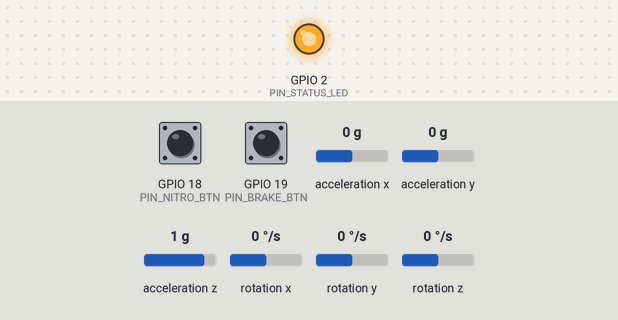
Bench run of a sketch on a simulated ESP32. Shown: output pins drawn as LEDs (lit = HIGH). Wiring (inferred from the names in the program): MPU-6050 motion sensor at I2C address 0x68. The inputs (shaded band) are chosen by the test bench; at power-on: GPIO 18 (PIN_NITRO_BTN) HIGH, GPIO 19 (PIN_BRAKE_BTN) HIGH, acceleration x 0 g, acceleration y 0 g, acceleration z 1 g, rotation x 0 °/s, rotation y 0 °/s, rotation z 0 °/s. What the sketch prints to the serial monitor is not drawn.

Above: at 0.4 s.
At 1.3 s:
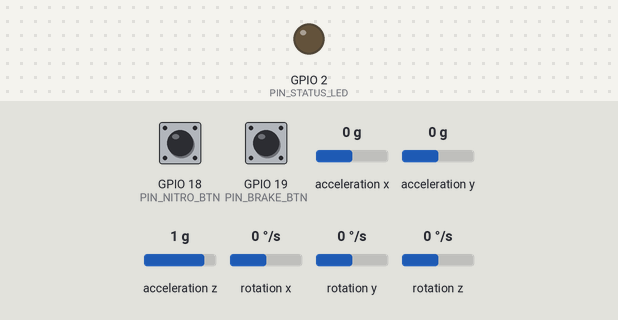
Timing chart, 0 to 2.8 s (numbered marks = the images above):
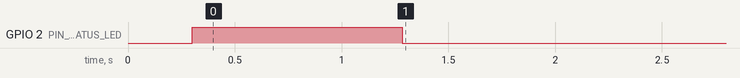

The sketch:

steering_controller.ino
```cpp
/*
  =============================================================================
  🏎️ ESP32 + MPU6050 Motion Steering Controller for Highway Car Dodger
  =============================================================================
  Streams real-time steering tilt angle and button inputs over USB Serial (115200 baud).

  Hardware Wiring:
    - MPU6050 VCC -> ESP32 3.3V (or 5V if 5V tolerant board)
    - MPU6050 GND -> ESP32 GND
    - MPU6050 SCL -> ESP32 GPIO 22 (I2C Clock)
    - MPU6050 SDA -> ESP32 GPIO 21 (I2C Data)
    - Button 1 (Nitro / Boost) -> ESP32 GPIO 18 & GND (Internal pull-up)
    - Button 2 (Brake / POV Toggle) -> ESP32 GPIO 19 & GND (Internal pull-up)
      (Hold Button 2 for > 1.5s to recalibrate steering center)

  Telemetry Protocol:
    DATA,<steer_angle_deg>,<nitro_state>,<brake_state>,<recal_event>
    Example: "DATA,-14.25,0,0,0" (tilted 14.25 degrees left)
  =============================================================================
*/

#include <Wire.h>

#define I2C_SDA 21
#define I2C_SCL 22
#define MPU6050_ADDR 0x68

#define PIN_NITRO_BTN 18     // Button 1 (Nitro Boost)
#define PIN_BRAKE_BTN 19     // Button 2 (Brake / Camera POV Toggle 'V')
#define PIN_STATUS_LED 2     // Onboard Blue Status LED

float steerAngle = 0.0f;
float gyroOffsetX = 0.0f;
float gyroOffsetY = 0.0f;
float gyroOffsetZ = 0.0f;
float accelOffsetAngle = 0.0f;

unsigned long prevTimeMicros = 0;
unsigned long lastTelemetryMs = 0;
const int TELEMETRY_INTERVAL_MS = 10; // 100 Hz output rate

unsigned long brakePressStart = 0;
bool recalibrating = false;

void writeMPU(uint8_t reg, uint8_t data) {
  Wire.beginTransmission(MPU6050_ADDR);
  Wire.write(reg);
  Wire.write(data);
  Wire.endTransmission(true);
}

void readMPURaw(int16_t &ax, int16_t &ay, int16_t &az, int16_t &gx, int16_t &gy, int16_t &gz) {
  Wire.beginTransmission(MPU6050_ADDR);
  Wire.write(0x3B);
  Wire.endTransmission(false);
  Wire.requestFrom((uint8_t)MPU6050_ADDR, (uint8_t)14, (uint8_t)true);

  if (Wire.available() >= 14) {
    ax = (Wire.read() << 8) | Wire.read();
    ay = (Wire.read() << 8) | Wire.read();
    az = (Wire.read() << 8) | Wire.read();
    Wire.read(); Wire.read(); // Skip temperature bytes
    gx = (Wire.read() << 8) | Wire.read();
    gy = (Wire.read() << 8) | Wire.read();
    gz = (Wire.read() << 8) | Wire.read();
  }
}

void calibrateSensors() {
  digitalWrite(PIN_STATUS_LED, HIGH);
  Serial.println("STATUS:CALIBRATING_DO_NOT_MOVE");

  long sumGx = 0, sumGy = 0, sumGz = 0;
  long sumAx = 0, sumAy = 0, sumAz = 0;
  const int samples = 150;

  for (int i = 0; i < samples; i++) {
    int16_t ax, ay, az, gx, gy, gz;
    readMPURaw(ax, ay, az, gx, gy, gz);
    sumGx += gx;
    sumGy += gy;
    sumGz += gz;
    sumAx += ax;
    sumAy += ay;
    sumAz += az;
    delay(5);
  }

  gyroOffsetX = (float)sumGx / samples;
  gyroOffsetY = (float)sumGy / samples;
  gyroOffsetZ = (float)sumGz / samples;

  float avgAy = (float)sumAy / samples;
  float avgAz = (float)sumAz / samples;
  accelOffsetAngle = atan2(avgAy, avgAz) * (180.0f / PI);
  steerAngle = 0.0f;

  digitalWrite(PIN_STATUS_LED, LOW);
  Serial.println("STATUS:CALIBRATION_COMPLETE");
}

void setup() {
  Serial.begin(115200);
  delay(150);

  pinMode(PIN_NITRO_BTN, INPUT_PULLUP);
  pinMode(PIN_BRAKE_BTN, INPUT_PULLUP);
  pinMode(PIN_STATUS_LED, OUTPUT);
  digitalWrite(PIN_STATUS_LED, LOW);

  Wire.begin(I2C_SDA, I2C_SCL, 400000);
  delay(100);

  writeMPU(0x6B, 0x00); // Wake up MPU
  delay(50);
  writeMPU(0x1B, 0x08); // Gyro +/- 500 dps
  writeMPU(0x1C, 0x08); // Accel +/- 4g
  writeMPU(0x1A, 0x03); // DLPF ~42Hz

  calibrateSensors();
  prevTimeMicros = micros();
}

void loop() {
  unsigned long nowMicros = micros();
  float dt = (nowMicros - prevTimeMicros) / 1000000.0f;
  prevTimeMicros = nowMicros;
  if (dt <= 0.0f || dt > 0.1f) dt = 0.01f;

  int16_t rawAx, rawAy, rawAz, rawGx, rawGy, rawGz;
  readMPURaw(rawAx, rawAy, rawAz, rawGx, rawGy, rawGz);

  // Measure both roll (X) and yaw (Z) so steering works regardless of how breadboard is held
  float gyroRateRoll = ((float)rawGx - gyroOffsetX) / 65.5f;
  float gyroRateYaw = ((float)rawGz - gyroOffsetZ) / 65.5f;

  float activeGyroRate = abs(gyroRateRoll) > abs(gyroRateYaw) ? gyroRateRoll : gyroRateYaw;

  float accelAngle = (atan2((float)rawAy, (float)rawAz) * (180.0f / PI)) - accelOffsetAngle;

  const float alpha = 0.96f;
  steerAngle = alpha * (steerAngle + activeGyroRate * dt) + (1.0f - alpha) * accelAngle;

  if (steerAngle < -75.0f) steerAngle = -75.0f;
  if (steerAngle > 75.0f) steerAngle = 75.0f;

  bool nitroPressed = (digitalRead(PIN_NITRO_BTN) == LOW);
  bool brakePressed = (digitalRead(PIN_BRAKE_BTN) == LOW);

  int recalEvent = 0;
  if (brakePressed) {
    if (brakePressStart == 0) {
      brakePressStart = millis();
    } else if (millis() - brakePressStart > 1500 && !recalibrating) {
      recalibrating = true;
      steerAngle = 0.0f;
      calibrateSensors();
      recalEvent = 1;
    }
  } else {
    brakePressStart = 0;
    recalibrating = false;
  }

  if (nitroPressed || brakePressed || recalibrating) {
    digitalWrite(PIN_STATUS_LED, HIGH);
  } else {
    digitalWrite(PIN_STATUS_LED, LOW);
  }

  if (Serial.available() > 0) {
    String cmd = Serial.readStringUntil('\n');
    cmd.trim();
    if (cmd == "RECAL" || cmd == "RESET") {
      calibrateSensors();
      recalEvent = 1;
    }
  }

  unsigned long nowMs = millis();
  if (nowMs - lastTelemetryMs >= TELEMETRY_INTERVAL_MS) {
    lastTelemetryMs = nowMs;

    // Send DATA,<steer>,<nitro>,<brake>,<recal>
    Serial.print("DATA,");
    Serial.print(steerAngle, 2);
    Serial.print(",");
    Serial.print(nitroPressed ? 1 : 0);
    Serial.print(",");
    Serial.print(brakePressed ? 1 : 0);
    Serial.print(",");
    Serial.println(recalEvent);
  }
}
```
